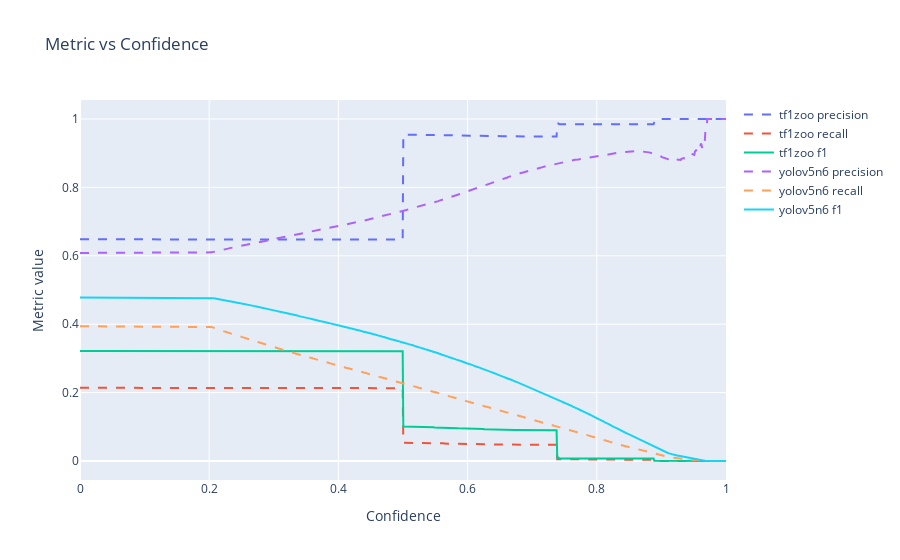

Source (notebook cell):
### Code cell
import plotly.graph_objects as go
from detection.utils import get_confidence_metric_vals

# Create traces
fig = go.Figure()
metrics = ['precision', 'recall', 'f1']
for model in models:
    plot_data = get_confidence_metric_vals(
        cocoeval=offshore_results[model['name']]['eval'],
        T=0, R=0, K=0, A=0, M=0)
    for metric in metrics:
        fig.add_trace(
            go.Scatter(
                x=plot_data['conf'],
                y=plot_data[metric],
                mode='lines',
                name=f"{model['name'].split('_')[0]} {metric}",
                line=dict(dash=None if metric == 'f1' else 'dash'),
            )
        )

fig.update_layout(
    title="Metric vs Confidence",
    hovermode='x unified',
    xaxis_title="Confidence",
    yaxis_title="Metric value")
fig.show()

### Figure 1 — Plotly figure (JSON) as saved in the notebook; plotly's stock layout.template omitted (floating-point values rounded to 4 significant figures; data arrays with more than 128 entries replaced by an {"elided": "..."} marker saying what was removed)
{"data": [{"line": {"dash": "dash"}, "mode": "lines", "name": "tf1zoo precision", "type": "scatter", "x": {"elided": "1000 float values"}, "y": {"elided": "1000 float values"}}, {"line": {"dash": "dash"}, "mode": "lines", "name": "tf1zoo recall", "type": "scatter", "x": {"elided": "1000 float values"}, "y": {"elided": "1000 float values"}}, {"mode": "lines", "name": "tf1zoo f1", "type": "scatter", "x": {"elided": "1000 float values"}, "y": {"elided": "1000 float values"}}, {"line": {"dash": "dash"}, "mode": "lines", "name": "yolov5n6 precision", "type": "scatter", "x": {"elided": "1000 float values"}, "y": {"elided": "1000 float values"}}, {"line": {"dash": "dash"}, "mode": "lines", "name": "yolov5n6 recall", "type": "scatter", "x": {"elided": "1000 float values"}, "y": {"elided": "1000 float values"}}, {"mode": "lines", "name": "yolov5n6 f1", "type": "scatter", "x": {"elided": "1000 float values"}, "y": {"elided": "1000 float values"}}], "layout": {"hovermode": "x unified", "title": {"text": "Metric vs Confidence"}, "xaxis": {"title": {"text": "Confidence"}}, "yaxis": {"title": {"text": "Metric value"}}}}
